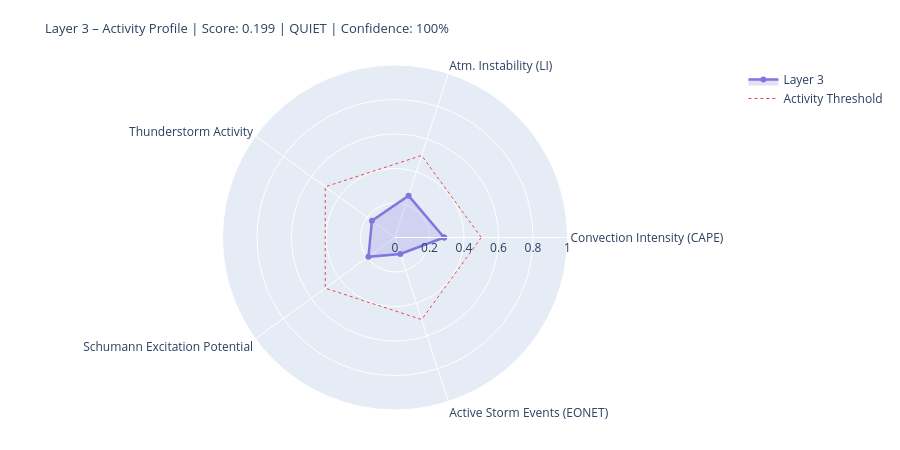

The notebook cell saved with this chart:
### Markdown cell above
---
## 4. State Assessment & Handoff to Layer 4/5

### Code cell
# ============================================================
# LAYER-3-SCORE
# Five dynamic components
# ============================================================

def norm(v, lo, hi):
    if v is None or (isinstance(v, float) and math.isnan(v)): return None
    return round(max(0.0, min(1.0, (v - lo) / (hi - lo))), 4)

# --- 1) Convection intensity (global CAPE mean) ---
cape_mean = df_atm['cape'].dropna().mean() if not df_atm.empty else None
conv_score = norm(cape_mean, 0, 3000)
conv_src   = 'primary' if cape_mean is not None else 'missing'

# --- 2) Atmospheric instability (LI mean) ---
li_mean   = df_atm['li'].dropna().mean() if not df_atm.empty else None
# Negative LI = unstable → higher score
instab_score = norm(-li_mean if li_mean is not None else None, -6, 6)
instab_src   = 'primary' if li_mean is not None else 'missing'

# --- 3) Thunderstorm activity (mean thunder score + WMO count) ---
thunder_mean = df_atm['thunder_score'].mean() if not df_atm.empty else None
n_thunder    = int(df_atm['thunderstorm'].sum()) if not df_atm.empty else 0
thunder_score_val = norm(
    (thunder_mean or 0) * 0.7 + n_thunder * 0.1, 0, 1.0
) if thunder_mean is not None else None
thunder_src = 'primary'

# --- 4) Schumann excitation potential (weighted Schumann contribution) ---
schumann_pot = df_atm['schumann_contribution'].mean() if not df_atm.empty else None
# Boosted by Layer-2 thunderstorm trigger
if schumann_pot is not None and l2_thunder:
    schumann_pot = min(1.0, schumann_pot * 1.2)
schumann_score = norm(schumann_pot, 0, 1.0) if schumann_pot is not None else None
schumann_src   = 'derived'

# --- 5) Storm activity (NASA EONET) ---
# Distinction: None = data not loaded, 0.0 = loaded but no events
storm_score = None
storm_src   = 'missing'
if raw.get('storms') is not None:          # API reached successfully
    storm_score = norm(len(storm_events), 0, 30) if storm_events else 0.0
    storm_src   = 'primary'

# X-Ray and Kp: context only, not in dynamic score
# (X-Ray = Layer-0/4 driver; Kp = geomagnetic index, not a lightning proxy)
xray_context = None
if raw.get('xray'):
    df_xc = pd.DataFrame(raw['xray'])
    fc = next((c for c in df_xc.columns
               if any(k in c.lower() for k in ['flux','long']) and 'time' not in c.lower()),
              df_xc.columns[1])
    df_xc[fc] = pd.to_numeric(df_xc[fc], errors='coerce')
    xray_last = df_xc[fc].dropna().iloc[-1] if not df_xc[fc].dropna().empty else None
    if xray_last:
        xray_class = ('X' if xray_last>=1e-4 else 'M' if xray_last>=1e-5
                      else 'C' if xray_last>=1e-6 else 'B')
        xray_context = {'flux': float(xray_last), 'class': xray_class}
        print(f'X-Ray context: {xray_class}-class ({xray_last:.2e} W/m²)')

# --- Aggregate ---
COMPONENTS = {
    'Convection Intensity (CAPE)':  {'score': conv_score,       'source': conv_src,    'dynamic': True},
    'Atm. Instability (LI)':         {'score': instab_score,     'source': instab_src,  'dynamic': True},
    'Thunderstorm Activity':              {'score': thunder_score_val, 'source': thunder_src, 'dynamic': True},
    'Schumann Excitation Potential':   {'score': schumann_score,   'source': schumann_src,'dynamic': True},
    'Active Storm Events (EONET)': {'score': storm_score,      'source': storm_src,   'dynamic': True},
}

available   = {k: v['score'] for k, v in COMPONENTS.items() if v['score'] is not None}
unavailable = [k for k, v in COMPONENTS.items() if v['score'] is None]
layer3_score = round(sum(available.values()) / len(available), 4) if available else None
confidence   = round(len(available) / len(COMPONENTS), 2)
level = ('unknown' if layer3_score is None
         else 'quiet'   if layer3_score < 0.3
         else 'moderate' if layer3_score < 0.6
         else 'active')
dominant_l3 = max(available, key=available.get) if available else 'none'

# --- Ausgabe ---
W = 68
print('=' * W)
print('LAYER 3 – ATMOSPHERE / WEATHER / THUNDERSTORMS – STATE ASSESSMENT')
print('=' * W)
for name, comp in COMPONENTS.items():
    s = comp['score']
    if s is not None:
        bar = '█' * int(s * 20) + '░' * (20 - int(s * 20))
        print(f'  {name:<36} {bar}  {s:.3f}  [{comp["source"]}]')
    else:
        print(f'  {name:<36} {"─" * 20}  n/a   [missing]')
print('-' * W)
print(f'  Score:        {layer3_score:.3f}  ({len(available)}/{len(COMPONENTS)} components)')
print(f'  Confidence:   {confidence:.0%}')
print(f'  Level:        {level.upper()}')
print(f'  Dominant:     {dominant_l3}')
print(f'  CAPE mean:    {cape_mean:.0f} J/kg' if cape_mean else '  CAPE mean:    n/a')
print(f'  LI mean:      {li_mean:.1f} K' if li_mean is not None else '  LI mean:      n/a')
print(f'  Thunderstorms:{n_thunder} points (WMO)  +  {len(storm_events)} NASA EONET')
print('=' * W)

# Radar
cats   = list(available.keys())
vals_r = list(available.values())
if len(cats) >= 3:
    fig = go.Figure()
    fig.add_trace(go.Scatterpolar(
        r=vals_r + [vals_r[0]], theta=cats + [cats[0]],
        fill='toself', fillcolor='rgba(127,119,221,0.22)',
        line=dict(color='#7F77DD', width=2.5), name='Layer 3'
    ))
    fig.add_trace(go.Scatterpolar(
        r=[0.5] * (len(cats)+1), theta=cats + [cats[0]],
        line=dict(color='#E24B4A', dash='dot', width=1),
        mode='lines', name='Activity Threshold'
    ))
    fig.update_layout(
        title=dict(
            text=f'Layer 3 – Activity Profile | Score: {layer3_score:.3f} | {level.upper()} | Confidence: {confidence:.0%}',
            font=dict(size=13)
        ),
        polar=dict(radialaxis=dict(visible=True, range=[0, 1])),
        height=450, showlegend=True,
        margin=dict(l=60, r=60, t=65, b=40)
    )
    fig.show()

### Figure 1 — Plotly figure (JSON) as saved in the notebook; plotly's stock layout.template omitted (floating-point values rounded to 4 significant figures)
{"data": [{"fill": "toself", "fillcolor": "rgba(127,119,221,0.22)", "line": {"color": "#7F77DD", "width": 2.5}, "name": "Layer 3", "r": [0.2847, 0.255, 0.1652, 0.1904, 0.1, 0.2847], "theta": ["Convection Intensity (CAPE)", "Atm. Instability (LI)", "Thunderstorm Activity", "Schumann Excitation Potential", "Active Storm Events (EONET)", "Convection Intensity (CAPE)"], "type": "scatterpolar"}, {"line": {"color": "#E24B4A", "dash": "dot", "width": 1}, "mode": "lines", "name": "Activity Threshold", "r": [0.5, 0.5, 0.5, 0.5, 0.5, 0.5], "theta": ["Convection Intensity (CAPE)", "Atm. Instability (LI)", "Thunderstorm Activity", "Schumann Excitation Potential", "Active Storm Events (EONET)", "Convection Intensity (CAPE)"], "type": "scatterpolar"}], "layout": {"height": 450, "margin": {"b": 40, "l": 60, "r": 60, "t": 65}, "polar": {"radialaxis": {"range": [0, 1], "visible": true}}, "showlegend": true, "title": {"font": {"size": 13}, "text": "Layer 3 – Activity Profile | Score: 0.199 | QUIET | Confidence: 100%"}}}
